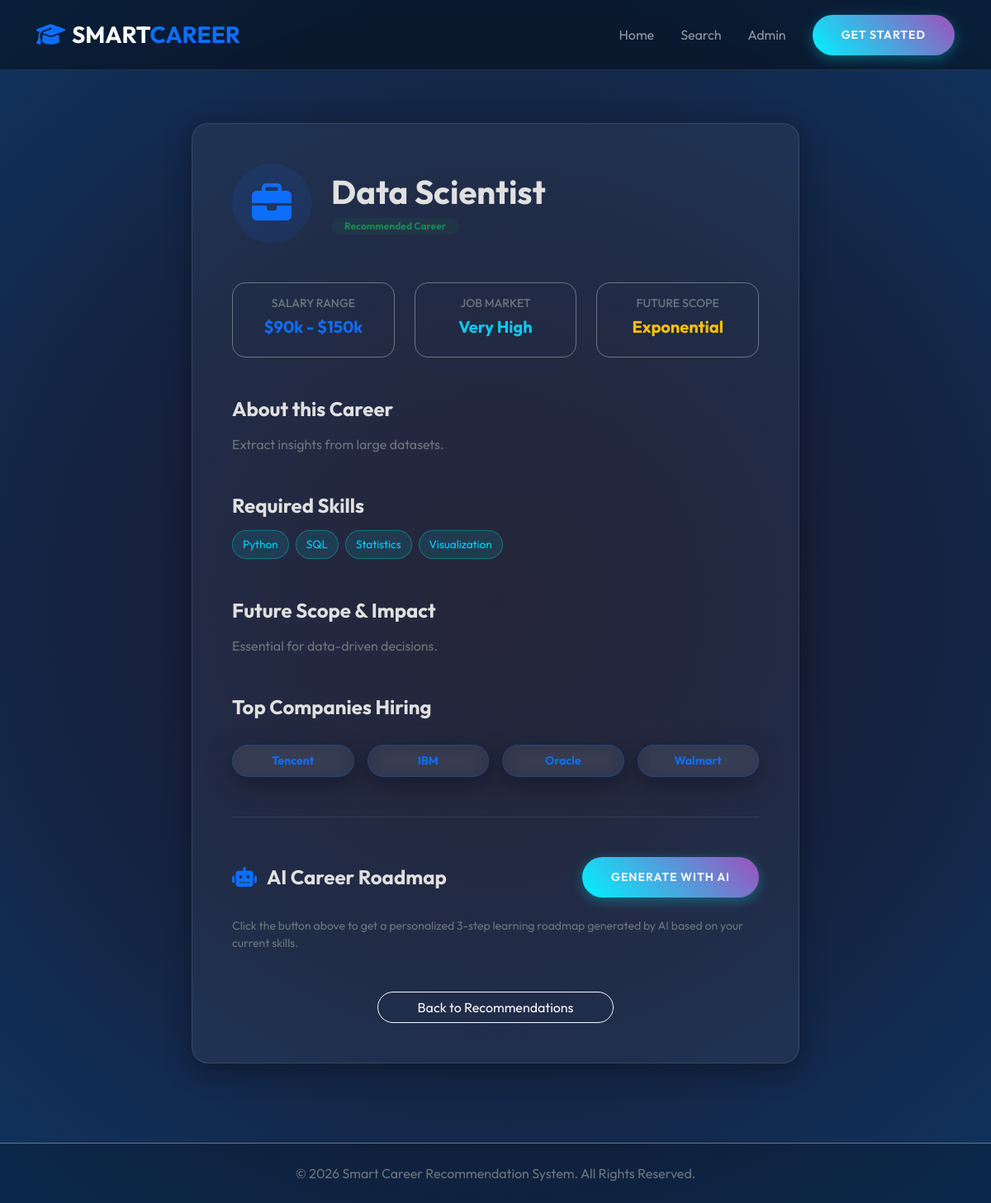
Screenshot of /career/4 with the database file from the repository.
### tables this page shows
CREATE TABLE careers (
        career_id INTEGER PRIMARY KEY AUTOINCREMENT,
        career_name TEXT NOT NULL,
        required_skills TEXT NOT NULL,
        salary TEXT,
        future_scope TEXT,
        companies_hiring TEXT,
        description TEXT
    );

### app.py (the view)
@app.route('/career/<int:career_id>')
def career_detail(career_id):
    career = execute_query("SELECT * FROM careers WHERE career_id = ?", (career_id,), fetch=True)
    if not career: return redirect(url_for('results'))
    return render_template('career_detail.html', career=career[0])

### app.py (called while the page is built)
@app.context_processor
def inject_now():
    from datetime import datetime
    return {'now': datetime.utcnow()}

### database.py (called while the page is built)
def get_db_connection():
    conn = sqlite3.connect(DB_PATH)
    conn.row_factory = sqlite3.Row
    return conn

def execute_query(query, params=None, fetch=False):
    conn = get_db_connection()
    cursor = conn.cursor()
    try:
        if params:
            cursor.execute(query, params)
        else:
            cursor.execute(query)
        if fetch:
            result = [dict(row) for row in cursor.fetchall()]
        else:
            conn.commit()
            result = cursor.lastrowid
        return result
    except Exception as e:
        print(f"Database Error: {e}")
        return [] if fetch else None
    finally:
        conn.close()

### templates/career_detail.html (shortened to what this page needs)
{% extends "layout.html" %}
{% block content %}
<div class="container py-5">
    <div class="row">
        <div class="col-lg-8 mx-auto animate-up">
            <div class="glass p-5">
                <div class="d-flex align-items-center mb-5">
                    <div class="bg-primary bg-opacity-10 p-4 rounded-circle me-4">
                        <i class="fas fa-briefcase fa-3x text-primary"></i>
                    </div>
                    <div>
                        <h1 class="fw-bold mb-0">{{ career.career_name }}</h1>
                        <span class="badge bg-success bg-opacity-10 text-success rounded-pill px-3 mt-2">Recommended Career</span>
                    </div>
                </div>
                <div class="row g-4 mb-5">
                    <div class="col-md-4">
                        <div class="p-3 border border-secondary rounded-4 text-center">
                            <h6 class="text-secondary small text-uppercase">Salary Range</h6>
                            <h5 class="fw-bold text-primary">{{ career.salary }}</h5>
                        </div>
                    </div>
                    <div class="col-md-4">
                        <div class="p-3 border border-secondary rounded-4 text-center">
                            <h6 class="text-secondary small text-uppercase">Job Market</h6>
                            <h5 class="fw-bold text-info">Very High</h5>
                        </div>
                    </div>
                    <div class="col-md-4">
                        <div class="p-3 border border-secondary rounded-4 text-center">
                            <h6 class="text-secondary small text-uppercase">Future Scope</h6>
                            <h5 class="fw-bold text-warning">Exponential</h5>
                        </div>
                    </div>
                </div>
                <div class="mb-5">
                    <h4 class="fw-bold mb-3">About this Career</h4>
                    <p class="text-secondary">{{ career.description }}</p>
                </div>
                <div class="mb-5">
                    <h4 class="fw-bold mb-3">Required Skills</h4>
                    <div class="d-flex flex-wrap gap-2">
                        {% for skill in career.required_skills.split(',') %}
                            <span class="badge-skill">{{ skill.strip() }}</span>
                        {% endfor %}
                    </div>
                </div>
                <div class="mb-5">
                    <h4 class="fw-bold mb-3">Future Scope & Impact</h4>
                    <p class="text-secondary">{{ career.future_scope }}</p>
                </div>
                <div class="mb-5">
                    <h4 class="fw-bold mb-3">Top Companies Hiring</h4>
                    <div class="row row-cols-2 row-cols-md-4 g-3 mt-2">
                        {% for company in career.companies_hiring.split(',') %}
                        <div class="col">
                            <div class="glass p-2 text-center small fw-bold text-primary border-primary border-opacity-25">
                                {{ company.strip() }}
                            </div>
                        </div>
                        {% endfor %}
                    </div>
                </div>
                <div class="mt-5 pt-5 border-top border-secondary border-opacity-25">
                    <div class="d-flex align-items-center justify-content-between mb-4">
                        <h4 class="fw-bold mb-0"><i class="fas fa-robot text-primary me-2"></i> AI Career Roadmap</h4>
                        <button id="generateRoadmap" class="btn btn-primary-custom btn-sm">Generate with AI</button>
                    </div>
                    <div id="roadmapContent" class="text-secondary small">
                        <p>Click the button above to get a personalized 3-step learning roadmap generated by AI based on your current skills.</p>
                    </div>
                </div>
                <div class="text-center mt-5">
                    <a href="{{ url_for('results') }}" class="btn btn-outline-light rounded-pill px-5">Back to Recommendations</a>
                </div>
            </div>
        </div>
    </div>
</div>
{% endblock %}

### static/css/style.css (style rules this page uses)
:root { --bg-color: #050505; --card-bg: rgba(255, 255, 255, 0.05); --primary: #00d2ff; --secondary: #9d50bb; --text-color: #e0e0e0; --accent: #3a1c71; --glass-border: rgba(255, 255, 255, 0.1); --neon-blue: #00f2ff; --neon-purple: #bc13fe; }
body { font-family: 'Outfit', sans-serif; background: radial-gradient(circle at 50% 50%, #1a1a2e 0%, #16213e 50%, #0f3460 100%); background-attachment: fixed; color: var(--text-color); min-height: 100vh; margin: 0; overflow-x: hidden; }
.glass { background: var(--card-bg); backdrop-filter: blur(12px); -webkit-backdrop-filter: blur(12px); border: 1px solid var(--glass-border); border-radius: 20px; box-shadow: 0 8px 32px 0 rgba(0, 0, 0, 0.37); }
.btn-primary-custom { background: linear-gradient(45deg, var(--neon-blue), var(--secondary)); border: none; padding: 14px 35px; border-radius: 50px; color: white; font-weight: 600; transition: all 0.3s; box-shadow: 0 4px 15px rgba(0, 242, 255, 0.3); text-transform: uppercase; letter-spacing: 1px; }
.badge-skill { background: rgba(0, 242, 255, 0.1); color: var(--primary); border: 1px solid rgba(0, 242, 255, 0.3); padding: 6px 12px; border-radius: 20px; font-size: 0.85rem; }
.animate-up { animation: fadeInUp 0.8s cubic-bezier(0.4, 0, 0.2, 1) forwards; }

### rows the page displays
careers: career_name "Data Scientist", salary "$90k - $150k", description "Extract insights from large datasets.", future_scope "Essential for data-driven decisions."

### other values shown
{{ skill.strip() }} "Python" "SQL" "Statistics" "Visualization"
{{ company.strip() }} "Tencent" "IBM" "Oracle" "Walmart"
